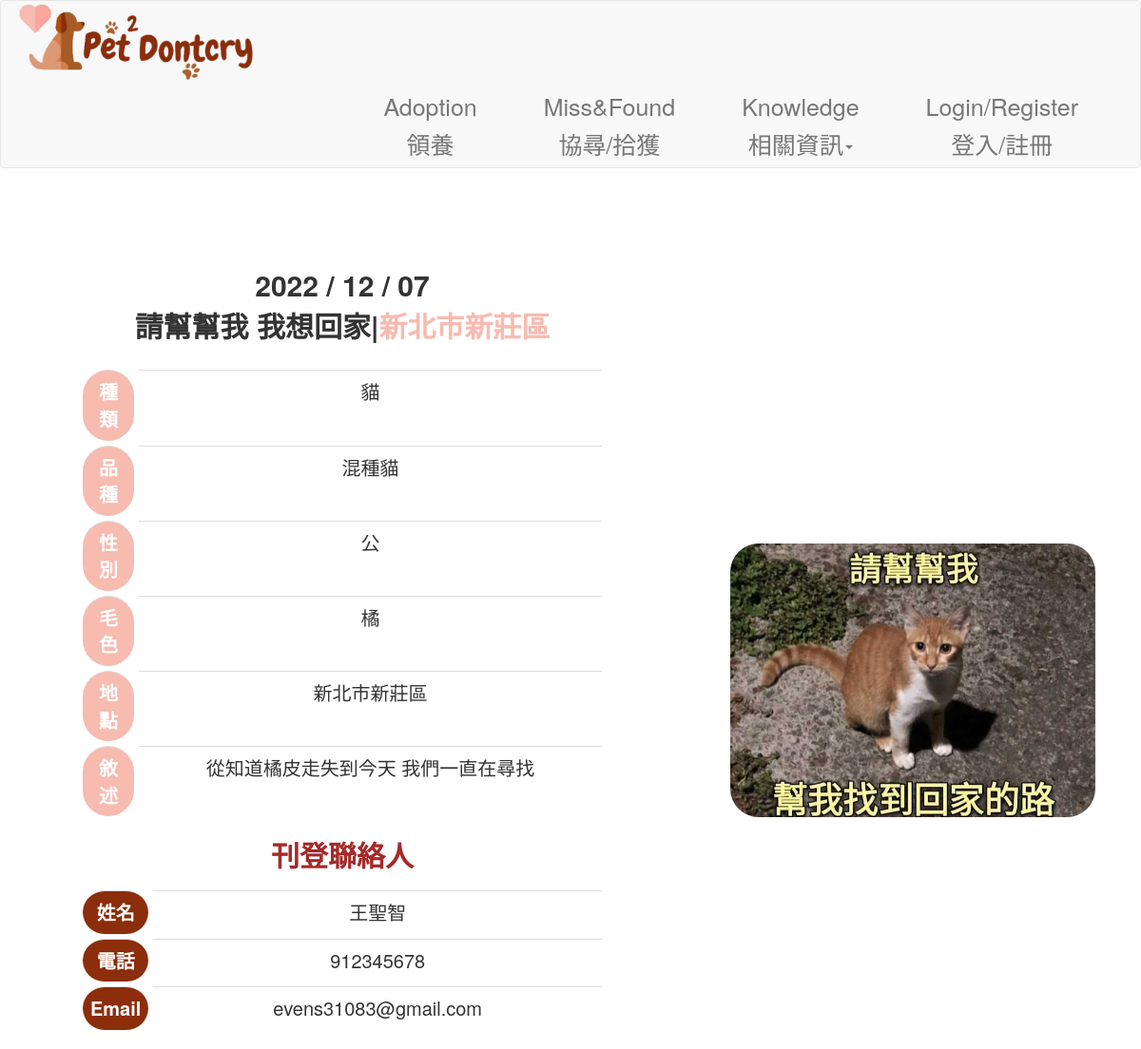
Page /miss/2 on the earlier database version.
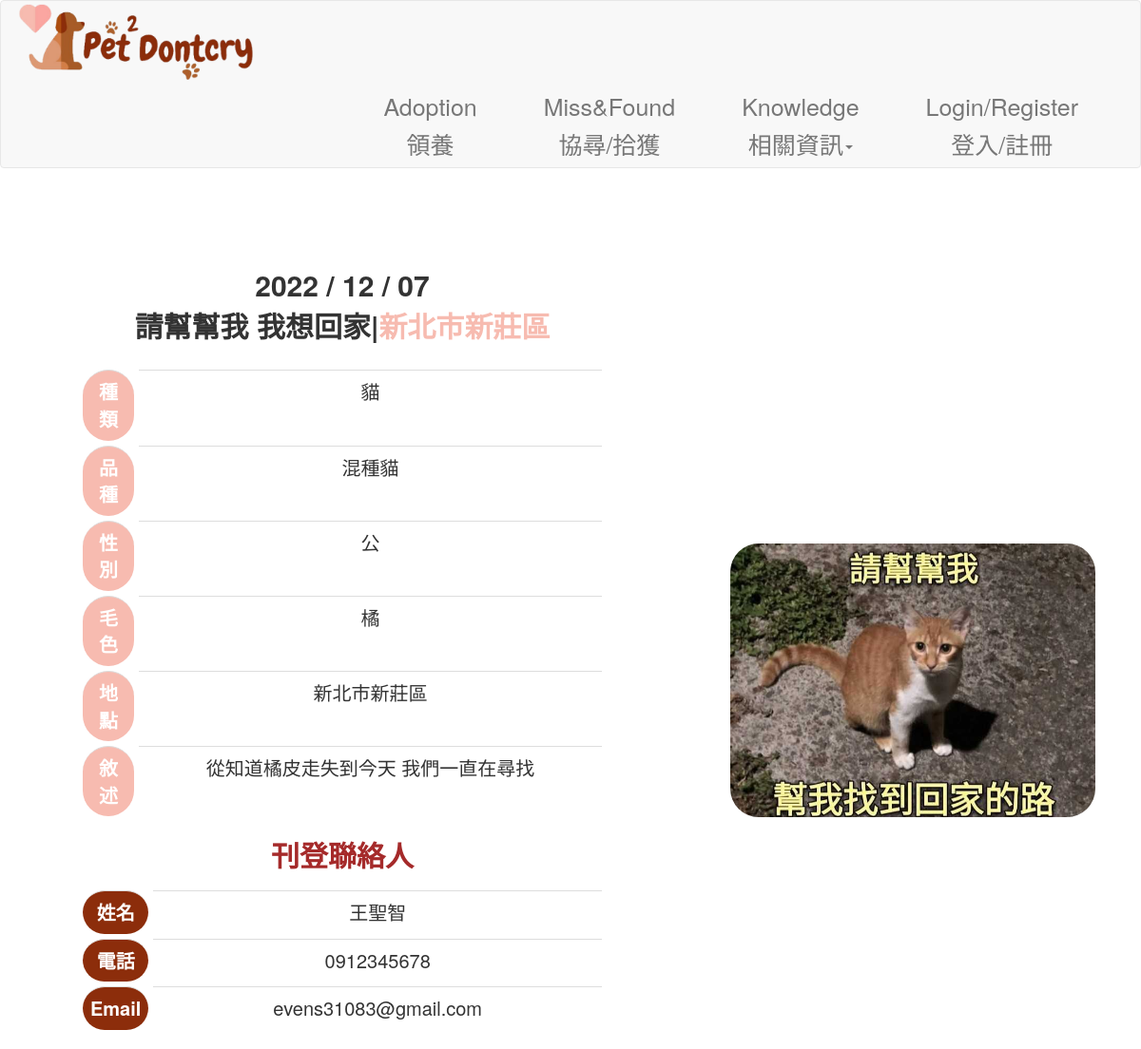
Same page on the later database version.
### app/models/user.py (models this page shows, shortened)
class user(db.Model):
    __tablename__ = 'user'
    UID = db.Column('UID', db.Integer, primary_key = True)
    name = db.Column('name', db.String(20))
    identity = db.Column('identity',db.String(10), nullable=False)
    phone = db.Column('phone',db.String(10))
    ID = db.Column('ID',db.Integer,db.ForeignKey('account.ID'),nullable=False)
    published = db.relationship('published', backref='user', lazy='dynamic')
    pet = db.relationship('pet', backref='user', lazy='dynamic')
    clinic_doctor = db.relationship('clinic_doctor', backref='user', lazy='dynamic')

### app/views/userView.py (the view)
@user_views.route('/miss/<publishedID>')
def miss_detailed(publishedID):
    from ..models.user import published,user,account
    published = published.query.filter_by(PublishedID=publishedID).first()
    user = user.query.filter_by(UID=published.UID).first()
    account = account.query.filter_by(ID=user.ID).first()
    if published is None or user is None:
        abort(404)
    print(user)
    return render_template('miss_detailed.html', published=published,account=account,user=user)

### app/templates/miss_detailed.html (shortened to what the changed rows need)
<!DOCTYPE html>
{% extends "base.html" %}
{% block content %}
<head>
    <link rel="stylesheet" href="{{ url_for('static', filename='css/miss_detailed.css') }}">
</head>
<body background="{{ url_for('static', filename='img/first-page.jpg') }}" style="background-size: cover; font-size: 2rem;">
    <div style="display: flex; justify-content: center; margin-top: 6%;">
        <div class="left" style="border: 1rem;">
            <div class="" style="display: flex; justify-content: center;">
                <table class="table" style="border-spacing: 0.5rem; border-collapse:separate; font-size: 2rem; background-color: white; padding: 1rem;">
                    <tbody class="thead">
                        <tr>
                            <td scope="row" class="tab-title2">姓名</td>
                            <td>{{published.user.name}}</td>
                        </tr>
                        <tr>
                            <td scope="row" class="tab-title2">電話</td>
                            <td>{{published.user.phone}}</td>
                        </tr>
                    </tbody>
                </table>
            </div>
        </div>
    </div>
</body>
{% endblock content %}

Differences in the rows shown:
changed user "王聖智": user.phone "912345678" → "0912345678"
